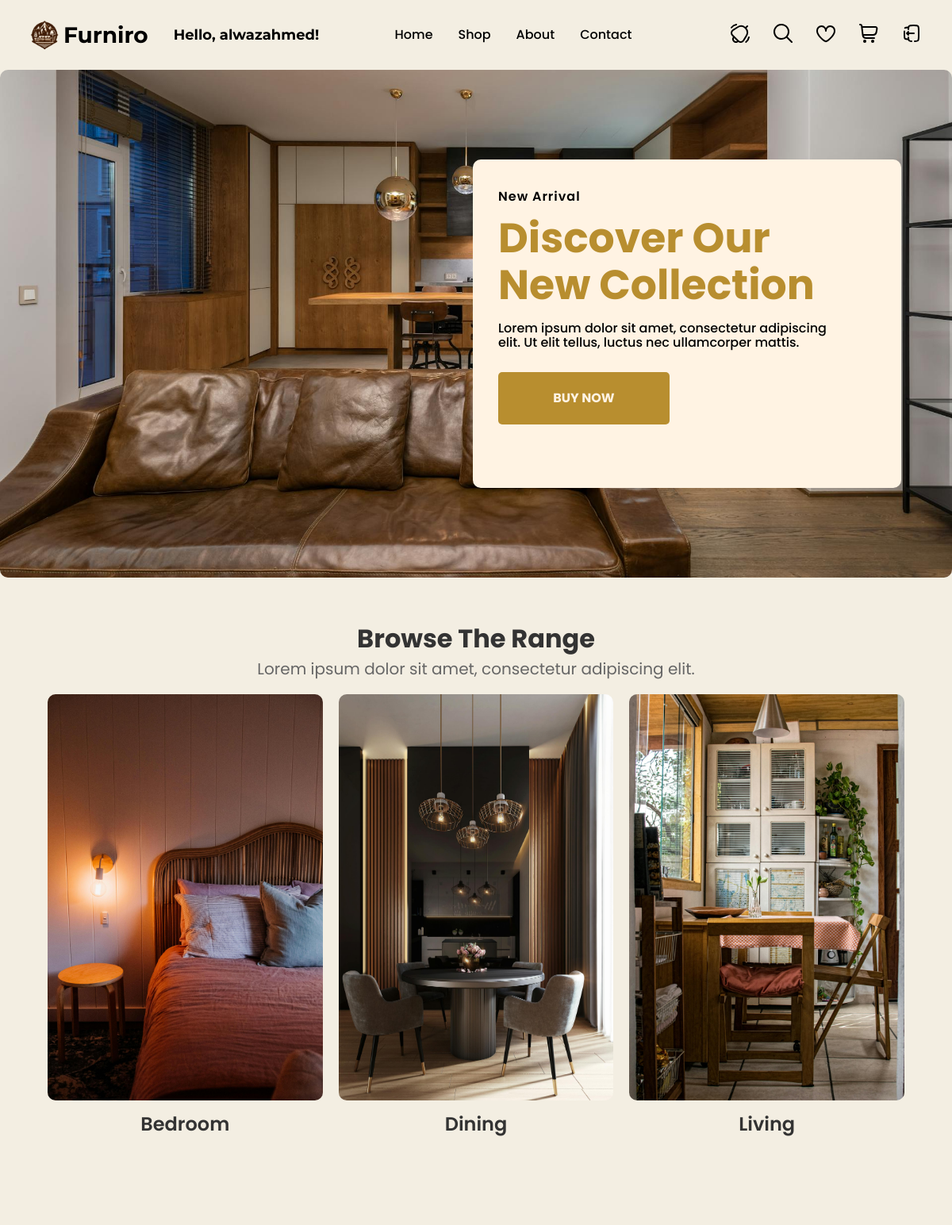
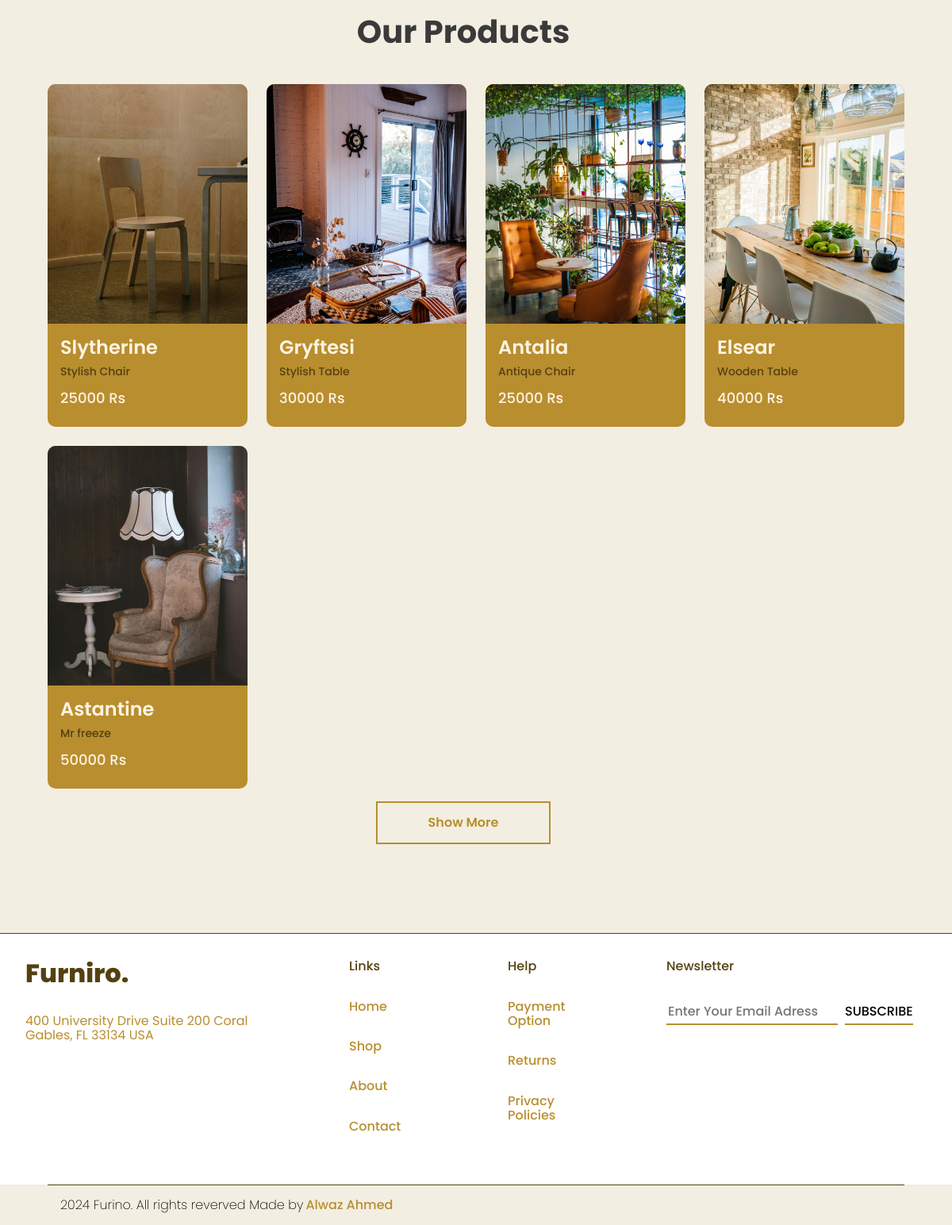
The app's page / (signed in) with its own data (2 pictures, top to bottom).
### shop/models.py (models this page shows, shortened)
class Furniture(models.Model):
    name = models.CharField(max_length=100)
    category = models.CharField(max_length=50)
    price = models.PositiveIntegerField(default=0)
    description = models.TextField(blank=True)
    image = models.ImageField(upload_to='furniture_images/')

### shop/views.py (the view)
# urls.py: 2. Add a URL to urlpatterns:  path('', views.home, name='home')
def home(request):
    furniture_items = Furniture.objects.all()  # Fetches all entries from the database
    return render(request, 'shop/home.html', {'furniture_items': furniture_items})

### shop/templates/shop/home.html (shortened to what this page needs)
{% load static %}
<!DOCTYPE html>
<html lang="en">
  <head>
    <link rel="stylesheet" href="./CSS/normalize.css" />
     <link rel="stylesheet" href="{% static 'shop/CSS/Main.css' %}">
  </head>
  <body>
    <div class="navbar">
         <a href="{% url 'home' %}" class="logo">
            <img src="{% static 'shop/Assets/navbar/logo.png' %}" alt="logo">
            <p>Furniro</p>
            {% if user.is_authenticated %}
              <span class="username">Hello, {{ user.username }}!</span>
            {% endif %}
        </a>
         <div class="middle-links">
            <a href="{% url 'home' %}" class="Home">Home</a>
            <a href="./shop.html" class="Shop">Shop</a>
            <a href="./about.html" class="About">About</a>
            <a href="./contact.html" class="Contact">Contact</a>
         </div>
          <div class="icons">
            <a href="./home.html"><img src="{% static 'shop/Assets/navbar/bell-ring.svg' %}" alt="alert"></a>
            <a href="./home.html"><img src="{% static 'shop/Assets/navbar/search.svg' %}" alt="search"></a>
            <a href="./home.html"><img src="{% static 'shop/Assets/navbar/heart.svg' %}" alt="liked"></a>
            <a href="./cart.html"><img src="{% static 'shop/Assets/navbar/shopping-cart.svg' %}" alt="cart"></a>
            {% if user.is_authenticated %}
            <span class="Log">
              <a href="{% url 'logout' %}"><img src="{% static 'shop/Assets/navbar/logout.svg' %}" alt="logout"></a>
            </span>
            {% else %}
            <span class="Log">
              <a href="{% url 'login' %}"><img src="{% static 'shop/Assets/navbar/login.svg' %}" alt="login"></a>
               </span>
              {% endif %}
          </div>
    </div>
     <div class="hero">
        <div class="banner">
            <p class="head-text">New Arrival</p>
            <h1>Discover Our New Collection</h1>
            <p class="text">Lorem ipsum dolor sit amet, consectetur adipiscing elit. Ut elit tellus, luctus nec ullamcorper mattis.</p>
            <a href="./home.html">BUY NOW</a>
        </div>
     </div>
     <div class="range">
      <div class="heading">
         <h2>Browse The Range</h2>
         <p>Lorem ipsum dolor sit amet, consectetur adipiscing elit.</p>
      </div>
      <div class="cards">
         <div class="card">
            <img src="{% static 'shop/Assets/Cards/Bed.jpg' %}
" alt="bed">
            <p>Bedroom</p>
         </div>
         <div class="card">
            <img src="{% static 'shop/Assets/Cards/Dining.jpg' %}
" alt="Dining">
            <p>Dining</p>
         </div>
         <div class="card">
            <img src="{% static 'shop/Assets/Cards/living.jpg' %}
" alt="living">
            <p>Living</p>
         </div>
      </div>
     </div>
<h1 class="products-heading">Our Products</h1>
<div class="furniture-cards">
  {% for item in furniture_items %}
    <div class="single-card">
      <img src="{{ item.image.url }}" alt="{{ item.name }}">
      <h3>{{ item.name }}</h3>
      <p>{{ item.description }}</p>
      <div class="price">
        <p class="price">{{ item.price }} Rs</p>
      </div>
    </div>
  {% endfor %}
</div>
      <div class="Btn"><a href="./home.html">Show More</a></div>
       <div class="footer">
         <div class="furniro">
            <p>Furniro.</p>
            <span>400 University Drive Suite 200 Coral Gables,
               FL 33134 USA</span>
         </div>
         <div class="links">
            <h4 class="abc">Links</h4>
            <a href="./home.html">Home</a>
            <a href="./home.html">Shop</a>
            <a href="./home.html">About</a>
            <a href="./home.html">Contact</a>
         </div>
         <div class="links">
            <h4 class="abc">Help</h4>
            <a href="./home.html">Payment Option</a>
            <a href="./home.html">Returns</a>
            <a href="./home.html">Privacy Policies</a>
         </div>
         <div class="links">
            <h4 class="abc">Newsletter</h4>
            <div class="inp"><input type="email" name="alwaz" placeholder="Enter Your Email Adress" class="text-box">
            <input type="button" value="SUBSCRIBE" class="batan"></div>
         </div>
       </div>
       <div class="copyright">
         <span>2024 Furino. All rights reverved Made by</span><a href="https://github.com/alwazahmed">Alwaz Ahmed</a>
       </div>
  </body>

### records on screen
Furniture: image (picture), name "Slytherine", description "Stylish Chair", price "25000"
Furniture: image (picture), name "Gryftesi", description "Stylish Table", price "30000"
Furniture: image (picture), name "Antalia", description "Antique Chair", price "25000"
Furniture: image (picture), name "Elsear", description "Wooden Table", price "40000"
Furniture: image (picture), name "Astantine", description "Mr freeze", price "50000"

### other values on screen
{{ user.username }} "alwazahmed"
